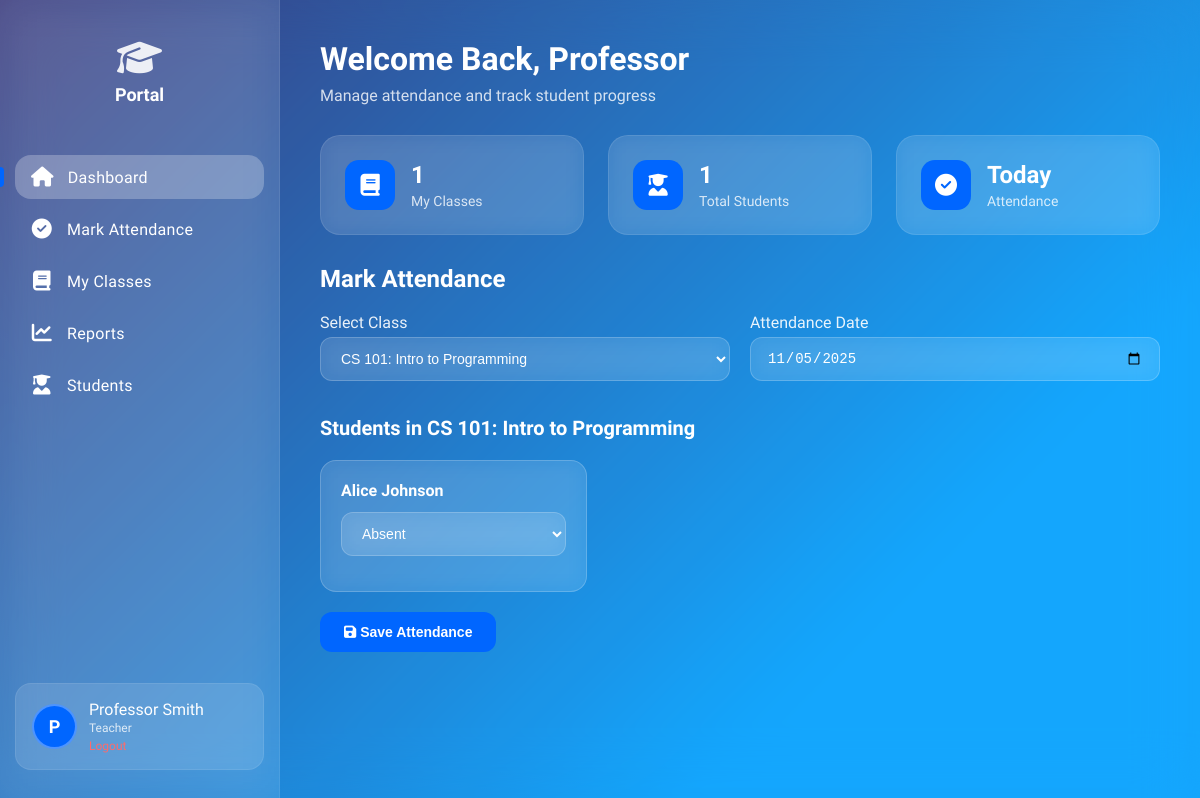
Screenshot of /teacher/ (signed in) with the database file from the repository.
### tables this page shows
CREATE TABLE `classes` (
  `class_id` INT(11) NOT NULL AUTO_INCREMENT PRIMARY KEY,
  `class_name` VARCHAR(150) NOT NULL,
  `teacher_id` INT(11),
  FOREIGN KEY (`teacher_id`) REFERENCES `users`(`user_id`)
);

CREATE TABLE `enrollment` (
  `enrollment_id` INT(11) NOT NULL AUTO_INCREMENT PRIMARY KEY,
  `student_id` INT(11) NOT NULL,
  `class_id` INT(11) NOT NULL,
  FOREIGN KEY (`student_id`) REFERENCES `users`(`user_id`),
  FOREIGN KEY (`class_id`) REFERENCES `classes`(`class_id`),
  UNIQUE KEY `uk_student_class` (`student_id`, `class_id`)
);

CREATE TABLE `users` (
  `user_id` INT(11) NOT NULL AUTO_INCREMENT PRIMARY KEY,
  `username` VARCHAR(100) NOT NULL UNIQUE,
  `password_hash` VARCHAR(255) NOT NULL,  
  `role_id` INT(11) NOT NULL,              
  `full_name` VARCHAR(255) NOT NULL,
  `created_at` TIMESTAMP DEFAULT CURRENT_TIMESTAMP
);

### teacher/index.php (the view, shortened to what this page needs)
<?php
require_once "../config/config.php";
$teacher_id = $_SESSION['user_id'];
$classes = [];
$sql = "SELECT class_id, class_name FROM classes WHERE teacher_id = ?";
if ($stmt = $conn->prepare($sql)) {
    $stmt->bind_param("i", $teacher_id);
    if ($stmt->execute()) {
        $result = $stmt->get_result();
        while($row = $result->fetch_assoc()) {
            $classes[] = $row;
        }
    }
}
$current_class_id = !empty($classes) ? $classes[0]['class_id'] : null;
$students = [];
if ($current_class_id) {
    $sql_students = "
        SELECT u.full_name, e.enrollment_id
        FROM users u
        JOIN enrollment e ON u.user_id = e.student_id
        WHERE e.class_id = ?";
    if ($stmt_s = $conn->prepare($sql_students)) {
        $stmt_s->bind_param("i", $current_class_id);
        if ($stmt_s->execute()) {
            $result_s = $stmt_s->get_result();
            while($row_s = $result_s->fetch_assoc()) {
                $students[] = $row_s;
            }
        }
    }
}
$total_classes = count($classes);
$total_students = count($students);
?>
<!DOCTYPE html>
<html lang="en">
<head>
    <link rel="stylesheet" href="../style.css">
    <link rel="stylesheet" href="https://cdnjs.cloudflare.com/ajax/libs/font-awesome/6.4.0/css/all.min.css">
</head>
<body>
    <div class="dashboard-container">
        <aside class="sidebar">
            <div class="logo">
                <i class="fas fa-graduation-cap"></i>
                <span>Portal</span>
            </div>
            <nav class="menu">
                <ul>
                    <li class="active">
                        <a href="index.php">
                            <i class="fas fa-home"></i>
                            <span>Dashboard</span>
                        </a>
                    </li>
                    <li>
                        <a href="index.php">
                            <i class="fas fa-check-circle"></i>
                            <span>Mark Attendance</span>
                        </a>
                    </li>
                    <li>
                        <a href="index.php">
                            <i class="fas fa-book"></i>
                            <span>My Classes</span>
                        </a>
                    </li>
                    <li>
                        <a href="index.php">
                            <i class="fas fa-chart-line"></i>
                            <span>Reports</span>
                        </a>
                    </li>
                    <li>
                        <a href="index.php">
                            <i class="fas fa-user-graduate"></i>
                            <span>Students</span>
                        </a>
                    </li>
                </ul>
            </nav>
            <div class="profile">
                <div class="avatar">
                    <?php echo strtoupper(substr($_SESSION['full_name'], 0, 1)); ?>
                </div>
                <div class="user-info">
                    <h3><?php echo htmlspecialchars($_SESSION['full_name']); ?></h3>
                    <p>Teacher</p>
                    <a href="../config/logout.php" class="logout-link">Logout</a>
                </div>
            </div>
        </aside>
        <main class="content">
            <header>
                <h1>Welcome Back, <?php echo htmlspecialchars(explode(' ', $_SESSION['full_name'])[0]); ?></h1>
                <p>Manage attendance and track student progress</p>
            </header>
            <div class="card-container">
                <div class="card">
                    <div class="card-icon">
                        <i class="fas fa-book"></i>
                    </div>
                    <div class="card-info">
                        <h3><?php echo $total_classes; ?></h3>
                        <p>My Classes</p>
                    </div>
                </div>
                <div class="card">
                    <div class="card-icon">
                        <i class="fas fa-user-graduate"></i>
                    </div>
                    <div class="card-info">
                        <h3><?php echo $total_students; ?></h3>
                        <p>Total Students</p>
                    </div>
                </div>
                <div class="card">
                    <div class="card-icon">
                        <i class="fas fa-check-circle"></i>
                    </div>
                    <div class="card-info">
                        <h3>Today</h3>
                        <p>Attendance</p>
                    </div>
                </div>
            </div>
            <h2>Mark Attendance</h2>
            <form method="POST" action="index.php">
                <div style="display: grid; grid-template-columns: 1fr 1fr; gap: 20px; margin-bottom: 20px;">
                    <div class="form-group">
                        <label for="class_select">Select Class</label>
                        <select name="class_id" id="class_select" required>
                            <?php if (empty($classes)): ?>
                                <option value="">No classes assigned</option>
                            <?php else: ?>
                                <?php foreach ($classes as $class): ?>
                                    <option value="<?php echo $class['class_id']; ?>">
                                        <?php echo htmlspecialchars($class['class_name']); ?>
                                    </option>
                                <?php endforeach; ?>
                            <?php endif; ?>
                        </select>
                    </div>
                    <div class="form-group">
                        <label for="date_select">Attendance Date</label>
                        <input type="date" name="attendance_date" id="date_select" value="<?php echo date('Y-m-d'); ?>" required>
                    </div>
                </div>
                <?php if ($current_class_id && !empty($students)): ?>
                    <h3>Students in <?php echo htmlspecialchars($classes[0]['class_name']); ?></h3>
                    <div class="attendance-grid">
                        <?php foreach ($students as $student): ?>
                            <div class="student-card">
                                <h4><?php echo htmlspecialchars($student['full_name']); ?></h4>
                                <div class="form-group">
                                    <select name="status_<?php echo $student['enrollment_id']; ?>">
                                        <option value="Absent" selected>Absent</option>
                                    </select>
                                </div>
                            </div>
                        <?php endforeach; ?>
                    </div>
                    <div class="form-group" style="margin-top: 20px;">
                        <button type="submit">
                            <i class="fas fa-save"></i> Save Attendance
                        </button>
                    </div>
                <?php elseif ($current_class_id): ?>
                    <div class="message">No students are currently enrolled in this class.</div>
                <?php else: ?>
                    <div class="message">No classes assigned. Please contact an administrator.</div>
                <?php endif; ?>
            </form>
        </main>
    </div>
</body>
</html>

### rows the page displays
classes: class_name "CS 101: Intro to Programming"
enrollment: student.full_name "Alice Johnson", enrollment_id "Absent"

### other values shown
substr($_SESSION['full_name'], 0, 1) "P"
$_SESSION['full_name'] "Professor Smith"
explode(' ', $_SESSION['full_name'])[0] "Professor"
$total_classes "1"
$total_students "1"
form field class_id "CS 101: Intro to Programming"
